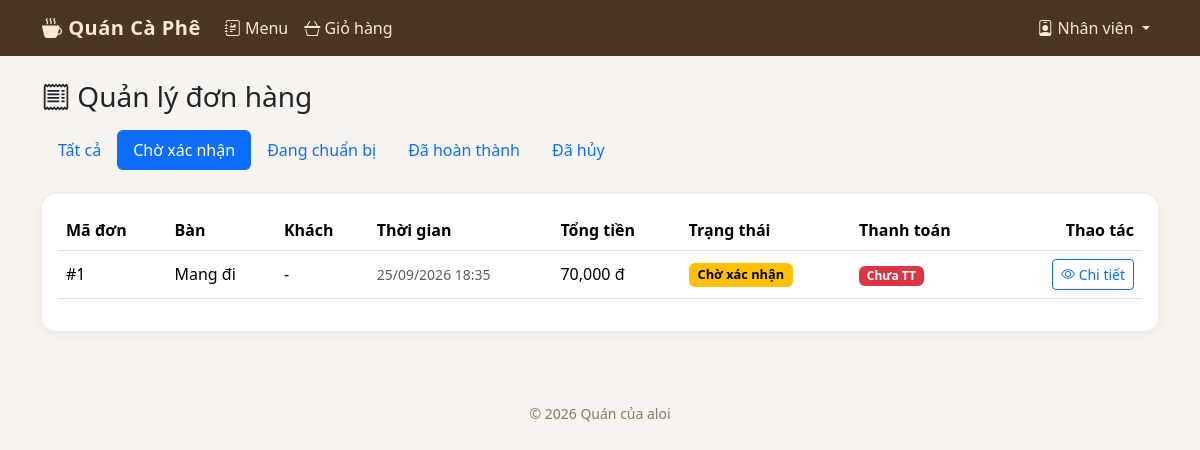
/staff/orders?trang_thai=Chờ+xác+nhận (signed in), run on an earlier commit of the app's database.
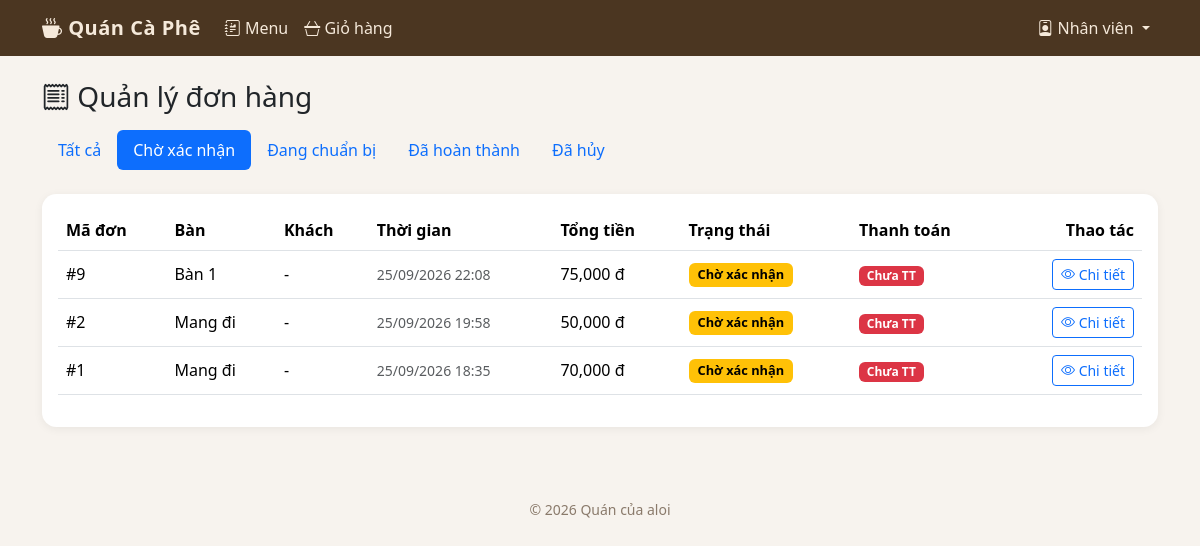
And on a later commit of the database.
### tables this page shows
CREATE TABLE don_hang (
    id INTEGER PRIMARY KEY AUTOINCREMENT,
    ban_id INTEGER,
    ten_khach TEXT DEFAULT '',
    thoi_gian TEXT NOT NULL,
    trang_thai TEXT NOT NULL DEFAULT 'Chờ xác nhận', -- Chờ xác nhận/Đang chuẩn bị/Đã hoàn thành/Đã hủy
    da_thanh_toan INTEGER NOT NULL DEFAULT 0,
    tong_tien INTEGER NOT NULL DEFAULT 0, phuong_thuc_tt TEXT DEFAULT NULL,
    FOREIGN KEY (ban_id) REFERENCES ban(id)
);

CREATE TABLE ban (
    id INTEGER PRIMARY KEY AUTOINCREMENT,
    so_ban TEXT NOT NULL,
    trang_thai TEXT NOT NULL DEFAULT 'Trống'  -- 'Trống' hoặc 'Có khách'
);

### app.py (the view)
@app.route('/staff/orders')
@staff_required
def staff_orders():
    trang_thai = request.args.get('trang_thai')
    sql = '''SELECT don_hang.*, ban.so_ban FROM don_hang
             LEFT JOIN ban ON don_hang.ban_id = ban.id'''
    args = ()
    if trang_thai:
        sql += ' WHERE don_hang.trang_thai = ?'
        args = (trang_thai,)
    sql += ' ORDER BY don_hang.id DESC'
    don_list = db.query(sql, args)
    return render_template('staff/orders.html', don_list=don_list, trang_thai_list=TRANG_THAI_DON, filter_status=trang_thai)

### app.py (called while the page is built)
def staff_required(f):
    @wraps(f)
    def decorated_function(*args, **kwargs):
        if not session.get('staff_logged_in'):
            flash('Vui lòng đăng nhập tài khoản nhân viên.', 'error')
            return redirect(url_for('staff_login'))
        return f(*args, **kwargs)
    return decorated_function

@app.before_request
def ensure_cart():
    session.setdefault('cart', [])

@app.context_processor
def inject_current_table():
    ban_id = session.get('ban_id')
    ban_hien_tai = None
    if ban_id:
        ban_hien_tai = db.query('SELECT * FROM ban WHERE id = ?', (ban_id,), one=True)
        if not ban_hien_tai:
            session.pop('ban_id', None)
    return {'ban_hien_tai': ban_hien_tai}

### database.py (called while the page is built)
def get_connection():
    conn = sqlite3.connect(DB_PATH, timeout=10)
    conn.row_factory = sqlite3.Row
    conn.execute('PRAGMA foreign_keys = ON')
    conn.execute('PRAGMA busy_timeout = 10000')
    conn.execute('PRAGMA journal_mode = WAL')
    return conn

def query(sql, args=(), one=False):
    conn = get_connection()
    cur = conn.execute(sql, args)
    rows = cur.fetchall()
    conn.close()
    if one:
        return rows[0] if rows else None
    return rows

### templates/staff/orders.html (shortened to what this page needs)
{% extends 'base.html' %}
{% block content %}
<h3 class="mb-3"><i class="bi bi-receipt"></i> Quản lý đơn hàng</h3>
<ul class="nav nav-pills mb-4">
  <li class="nav-item"><a class="nav-link {% if not filter_status %}active{% endif %}" href="{{ url_for('staff_orders') }}">Tất cả</a></li>
  {% for st in trang_thai_list %}
  <li class="nav-item"><a class="nav-link {% if filter_status==st %}active{% endif %}" href="{{ url_for('staff_orders', trang_thai=st) }}">{{ st }}</a></li>
  {% endfor %}
</ul>
<div class="table-responsive cafe-card bg-white p-3">
<table class="table align-middle">
  <thead>
    <tr><th>Mã đơn</th><th>Bàn</th><th>Khách</th><th>Thời gian</th><th>Tổng tiền</th><th>Trạng thái</th><th>Thanh toán</th><th class="text-end">Thao tác</th></tr>
  </thead>
  <tbody>
    {% for don in don_list %}
    <tr>
      <td>#{{ don.id }}</td>
      <td>{{ don.so_ban or 'Mang đi' }}</td>
      <td>{{ don.ten_khach or '-' }}</td>
      <td class="small text-muted">{{ don.thoi_gian }}</td>
      <td>{{ '{:,}'.format(don.tong_tien) }} đ</td>
      <td>
        {% set badge = {'Chờ xác nhận':'warning','Đang chuẩn bị':'info','Đã hoàn thành':'success','Đã hủy':'secondary'} %}
        <span class="badge text-bg-{{ badge.get(don.trang_thai,'secondary') }} badge-status">{{ don.trang_thai }}</span>
      </td>
      <td>
        {% if don.da_thanh_toan %}<span class="badge text-bg-success">Đã thanh toán</span>{% else %}<span class="badge text-bg-danger">Chưa TT</span>{% endif %}
      </td>
      <td class="text-end">
        <a href="{{ url_for('staff_order_detail', don_id=don.id) }}" class="btn btn-sm btn-outline-primary"><i class="bi bi-eye"></i> Chi tiết</a>
      </td>
    </tr>
    {% else %}
    <tr><td colspan="8" class="text-center text-muted">Chưa có đơn hàng nào.</td></tr>
    {% endfor %}
  </tbody>
</table>
</div>
{% endblock %}

### templates/base.html (shortened to what this page needs)
<!DOCTYPE html>
<html lang="vi">
<head>
  <link href="https://cdn.jsdelivr.net/npm/bootstrap@5.3.3/dist/css/bootstrap.min.css" rel="stylesheet">
  <link href="https://cdnjs.cloudflare.com/ajax/libs/bootstrap-icons/1.11.3/font/bootstrap-icons.min.css"
    rel="stylesheet">
</head>
<body>
  <nav class="navbar navbar-expand-lg navbar-cafe mb-4">
    <div class="container">
      <a class="navbar-brand" href="{{ url_for('menu') }}"><i class="bi bi-cup-hot-fill"></i> Quán Cà Phê</a>
      <div class="collapse navbar-collapse" id="navMain">
        <ul class="navbar-nav me-auto">
          <li class="nav-item"><a class="nav-link {% if request.endpoint=='menu' %}active{% endif %}"
              href="{{ url_for('menu') }}"><i class="bi bi-journal-richtext"></i> Menu</a></li>
          <li class="nav-item"><a class="nav-link {% if request.endpoint=='cart' %}active{% endif %}"
              href="{{ url_for('cart') }}">
              <i class="bi bi-basket3"></i> Giỏ hàng
            </a></li>
        </ul>
        <ul class="navbar-nav">
          {% if session.get('staff_logged_in') %}
          <li class="nav-item dropdown">
            <a class="nav-link dropdown-toggle" href="#" role="button" data-bs-toggle="dropdown">
              <i class="bi bi-person-badge"></i>
              Nhân viên
            </a>
          </li>
          {% endif %}
        </ul>
      </div>
    </div>
  </nav>
  <div class="container mb-5">
    {% block content %}{% endblock %}
  </div>
  <footer class="text-center py-4 small">
    &copy; {{ 2026 }} Quán của aloi
  </footer>
</body>
</html>

### templates/base.html (style rules this page uses)
body { background-color: #f7f3ee; }
.navbar-brand { font-weight: 700; letter-spacing: .5px; }
.cafe-card { border: none; border-radius: .9rem; box-shadow: 0 2px 10px rgba(0, 0, 0, .06); transition: transform .15s ease; }
.badge-status { font-size: .8rem; padding: .45em .7em; }
footer { color: #8a7a6b; }
.navbar-cafe { background-color: #4b3621 !important; }
.navbar-cafe .nav-link, .navbar-cafe .navbar-brand { color: #f5e9da !important; }

What changed in the data, as far as the page shows it:
added don_hang: id "9", so_ban "Bàn 1", ten_khach "-", thoi_gian "25/09/2026 22:08", tong_tien "75,000", trang_thai "Chờ xác nhận", da_thanh_toan "Chưa TT"
added don_hang: id "2", so_ban "Mang đi", ten_khach "-", thoi_gian "25/09/2026 19:58", tong_tien "50,000", trang_thai "Chờ xác nhận", da_thanh_toan "Chưa TT"
